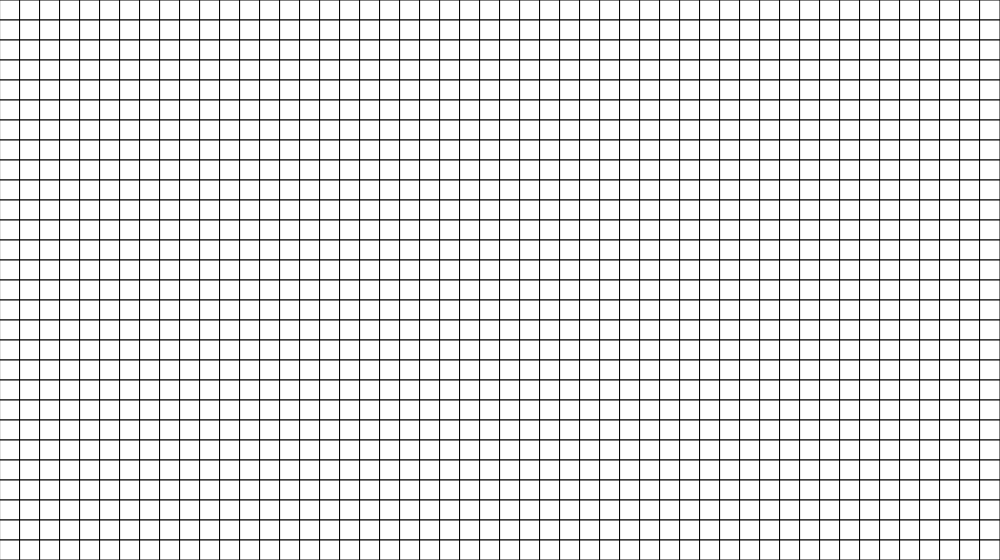
Frame 1 (no input)
Frame 60 (no input): identical to frame 1, image omitted
Frame 120 (the mouse pressed at the canvas centre since frame 60): identical to frame 1, image omitted

The p5.js sketch that drew this single still picture (run headless with seeded random() and noise() and a simulated clock; from frame 60 on, the mouse is pressed at the canvas centre):

// p5.js sketch
// ── sketch.js
let gridArray;

// * Open and Closed Sets
var openSet = [];
var closedSet = [];

// * Start and End
var start;
var end;

// * A road to be Taken
var path = [];
// * ROws and Cols
var Cols;
var Rows;


var looping = true;
var animating = false

document.addEventListener('contextmenu', event => event.preventDefault());

function setup() {
    createCanvas(1000, 560)

    gridArray = make2DArray(width / 20, height / 20)
    for (let i = 0; i < gridArray.length; i++) {
        for (let j = 0; j < gridArray[i].length; j++) {
            gridArray[i][j] = new Cell(i * 20, j * 20, gridArray, i, j)
        }
    }

    // * Add Neighbours
    for (var i = 0; i < Cols; i++) {
        for (var j = 0; j < Rows; j++) {
            gridArray[i][j].addNeighbors(gridArray);
        }
    }
}

function draw() {
    // * Here comes all logics
    if (animating) {
        if (openSet.length > 0) {
            var winner = 0;
            for (let i = 0; i < openSet.length; i++) {
                if (openSet[i].f <= openSet[winner].f) {
                    winner = i
                }
            }

            var current = openSet[winner]
            removeFromArray(openSet, current)
            closedSet.push(current)

            if (current == end) {
                animating = false;
                console.log('Done');

                path = [];
                var temp = current.previous
                path.push(temp)
                while (temp.previous) {
                    path.push(temp.previous)
                    temp = temp.previous
                }

                path.forEach(cell => {
                    if (!cell.isStart && !cell.isTarget) {
                        cell.path = true
                    }
                })
                console.log(path.length)
                looping = false;
                openSet = [];
                closedSet = []
                return;
            }
            var neighbors = current.neighbors
            for (let neighbor of neighbors) {
                if (!closedSet.includes(neighbor) && !neighbor.isObstacle) {
                    var tempG = current.g + heuristic(neighbor, current)

                    var newPath = false
                    if (openSet.includes(neighbor) && !neighbor.isObstacle) {
                        if (tempG < neighbor.g) {
                            neighbor.g = tempG;
                            newPath = true;
                        }
                    } else {
                        neighbor.g = tempG;
                        newPath = true;
                        openSet.push(neighbor);
                    }
                    if (newPath) {
                        neighbor.h = heuristic(neighbor, end);
                        neighbor.f = neighbor.g + neighbor.h;
                        neighbor.previous = current;
                    }
                }
            }

        } else {
            console.log('no solution');
            looping = false
            return;
        }
    }
    background(0);
    // * Shows Grid
    for (let i = 0; i < gridArray.length; i++) {
        for (let j = 0; j < gridArray[i].length; j++) {
            gridArray[i][j].show()

            // * Set Start And End
            if (gridArray[i][j].isStart) {
                start = gridArray[i][j]
            }
            if (gridArray[i][j].isTarget) {
                end = gridArray[i][j]
            }
        }
    }

    openSet.forEach(cell => {
        if (!cell.isObstacle && !cell.isStart && !cell.isTarget && !cell.neighbors.includes(end)) {
            cell.show(color(0, 200, 0, 70))
        }
    })

    closedSet.forEach(cell => {
        if (!cell.isStart) {
            cell.show(color(200, 0, 0, 70))
        }
    })

}

function mouseDragged() {
    if (!looping) return;
    if (mouseButton === LEFT) {
        drawObstacles();
    } else if (mouseButton === RIGHT) {
        drawObstacles(true)
    }
}

function mouseClicked() {
    console.log(mouseButton)
    if (!looping) return;
    if (mouseButton === LEFT) {
        drawObstacles();
    } else if (mouseButton === RIGHT) {
        drawObstacles(true)
    }
}


function drawObstacles(deleteWall = false) {
    for (let i = 0; i < gridArray.length; i++) {
        for (let j = 0; j < gridArray[i].length; j++) {
            if (gridArray[i][j].contains(mouseX, mouseY) && !gridArray[i][j].isStart && !gridArray[i][j].isTarget) {
                gridArray[i][j].isObstacle = !deleteWall;
            }
        }
    }
}

function keyPressed() {

    if (key == 't') {
        for (let i = 0; i < gridArray.length; i++) {
            for (let j = 0; j < gridArray[i].length; j++) {
                if (gridArray[i][j].contains(mouseX, mouseY) && !gridArray[i][j].isStart) {
                    const cell = getCellInfo(gridArray, false)
                    if (cell) cell.isTarget = false
                    gridArray[i][j].isObstacle = false
                    gridArray[i][j].isTarget = true;
                }
            }
        }
    } else if (key == 's') {
        for (let i = 0; i < gridArray.length; i++) {
            for (let j = 0; j < gridArray[i].length; j++) {
                if (gridArray[i][j].contains(mouseX, mouseY) && !gridArray[i][j].isTarget) {
                    const cell = getCellInfo(gridArray, true)
                    if (cell) cell.isStart = false
                    gridArray[i][j].isObstacle = false
                    gridArray[i][j].isStart = true;
                }
            }
        }
    } else if (key == ' ') {
        // * Get Start and Ends
        start = getCellInfo(gridArray, true)
        end = getCellInfo(gridArray, false)

        // * Check if Start and End exist or not
        if (start && end) {
            animating = true;
            openSet = [];
            closedSet = [];
            openSet.push(start);
        } else {
            console.log('missing');
            return;
        }
    }
}

function getCellInfo(grid, targetOrStart) {
    var cellToReturn;
    for (let row of grid) {
        for (let cell of row) {
            if (targetOrStart) {
                if (cell.isStart) {
                    cellToReturn = cell
                }
            } else {
                if (cell.isTarget) {
                    cellToReturn = cell
                }
            }
        }
    }
    if (cellToReturn) {
        return cellToReturn
    } else {
        return false
    }
}



function make2DArray(cols, rows) {
    Cols = cols
    Rows = rows
    var arr = new Array(cols);
    for (var i = 0; i < arr.length; i++) {
        arr[i] = new Array(rows);
    }
    return arr;
}

// * An educated guess of how far it is between two points
function heuristic(a, b) {
    var d = dist(a.i, a.j, b.i, b.j);
    return d;
}

function removeFromArray(arr, elt) {
    for (var i = arr.length - 1; i >= 0; i--) {
        if (arr[i] == elt) {
            arr.splice(i, 1);
        }
    }
}

function resetboard() {
    animating = false;
    looping = true;
    gridArray[0][0].clear()

}

function clearWalls() {
    for (let i = 0; i < gridArray.length; i++) {
        for (let j = 0; j < gridArray[i].length; j++) {
            gridArray[i][j].isObstacle = false
        }
    }
}
// ── cell.js
class Cell {
    constructor(x, y, grid, i, j, isTarget = false, isObstacle = false, isStart = false) {
        // ? Am i a target
        this.isTarget = isTarget

        // ? Am i a wall
        this.isObstacle = isObstacle

        // ? Am i a start
        this.isStart = isStart

        // ** Locations
        this.x = x
        this.y = y
        this.i = i
        this.j = j
        this.grid = grid
        this.gridLen = 20

        // ** A* Search Values
        this.f = 0
        this.g = 0
        this.h = 0

        // ** Neighbors
        this.neighbors = []


        this.path = false

        // ? Where did i come from ?
        this.previous = undefined;

    }
    show(color) {

        fill(255)
            // noStroke()
        if (this.isTarget) fill(200, 0, 0)
        if (this.isStart) fill(0, 200, 0)
        if (this.isObstacle) fill(0)
        if (this.path) fill(255, 255, 0)
        if (color) fill(color)
        rect(this.x, this.y, this.gridLen, this.gridLen)
    }
    contains(x, y) {
        const xCheck = x > this.x && x < (this.x + this.gridLen)
        const yCheck = y > this.y && y < (this.y + this.gridLen)
        return xCheck && yCheck
    }

    addNeighbors(grid) {
        var i = this.i;
        var j = this.j;
        if (i < Cols - 1) {
            this.neighbors.push(grid[i + 1][j]);
        }
        if (i > 0) {
            this.neighbors.push(grid[i - 1][j]);
        }
        if (j < Rows - 1) {
            this.neighbors.push(grid[i][j + 1]);
        }
        if (j > 0) {
            this.neighbors.push(grid[i][j - 1]);
        }
    }

    clear() {
        for (let i = 0; i < this.grid.length; i++) {
            for (let j = 0; j < this.grid[i].length; j++) {
                this.grid[i][j].previous = undefined
                this.grid[i][j].path = false
                this.grid[i][j].isTarget = false
                this.grid[i][j].isStart = false
                this.grid[i][j].isObstacle = false
                this.grid[i][j].show()
            }
        }
    }
}
